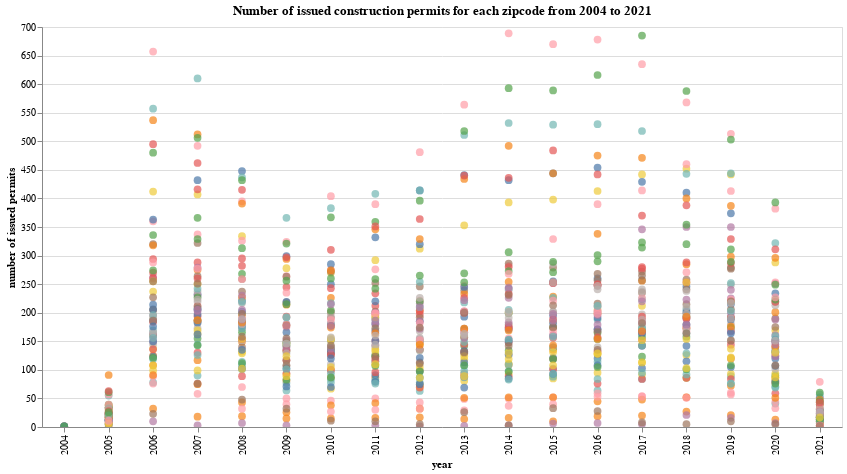

The notebook cell saved with this chart:
### Code cell
alt.Chart(building_df_for_plot).mark_circle(size=60).encode(
    x=alt.X('year:N', axis=alt.Axis(title='year')),
    y=alt.Y('permit:Q',axis=alt.Axis(title='number of issued permits')),
    color=alt.Color('zipcode:N', legend=None),

    tooltip=['year', 'permit', 'zipcode']
).properties(
    width=800,
    height=400,
    title= 'Number of issued construction permits for each zipcode from 2004 to 2021').interactive()

### Figure 1 — Vega-Lite specification as saved in the notebook (floating-point values rounded to 4 significant figures; data arrays with more than 128 entries replaced by an {"elided": "..."} marker saying what was removed)
{"config": {"view": {"continuousWidth": 400, "continuousHeight": 300}}, "data": {"name": "data-f1b9925b6eb4b0076c33866be07c59ab"}, "mark": {"type": "circle", "size": 60}, "encoding": {"color": {"type": "nominal", "field": "zipcode", "legend": null}, "tooltip": [{"type": "quantitative", "field": "year"}, {"type": "quantitative", "field": "permit"}, {"type": "nominal", "field": "zipcode"}], "x": {"type": "nominal", "axis": {"title": "year"}, "field": "year"}, "y": {"type": "quantitative", "axis": {"title": "number of issued permits"}, "field": "permit"}}, "height": 400, "selection": {"selector004": {"type": "interval", "bind": "scales", "encodings": ["x", "y"]}}, "title": "Number of issued construction permits for each zipcode from 2004 to 2021", "width": 800, "$schema": "https://vega.github.io/schema/vega-lite/v4.8.1.json", "datasets": {"data-f1b9925b6eb4b0076c33866be07c59ab": {"elided": "1008 records"}}}
